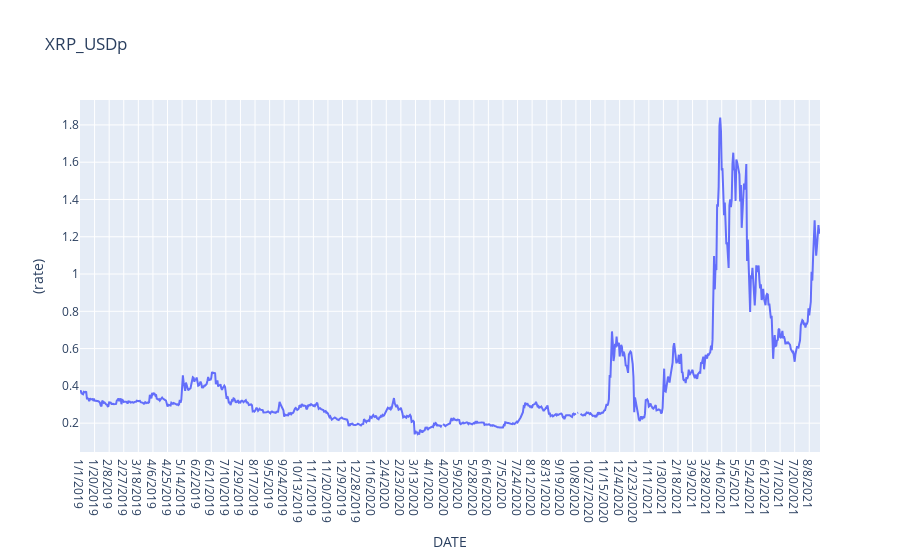

The code cell stored with this chart in its notebook:
### Code cell
XRP_USDp_data = go.Scatter(x=dfc['DATE'].values,
                         y=dfc['XRP_USDp'].values)
layout = go.Layout(title='XRP_USDp', xaxis=dict(title='DATE'),
                   yaxis=dict(title='(rate)'))
fig = go.Figure(data=[XRP_USDp_data ], layout=layout)
plotly.offline.iplot(fig)

### Figure 1 — Plotly figure (JSON) as saved in the notebook; plotly's stock layout.template omitted (floating-point values rounded to 4 significant figures; data arrays with more than 128 entries replaced by an {"elided": "..."} marker saying what was removed)
{"data": [{"type": "scatter", "x": {"elided": "965 str values"}, "y": {"elided": "965 float values"}}], "layout": {"title": {"text": "XRP_USDp"}, "xaxis": {"title": {"text": "DATE"}}, "yaxis": {"title": {"text": "(rate)"}}}}
